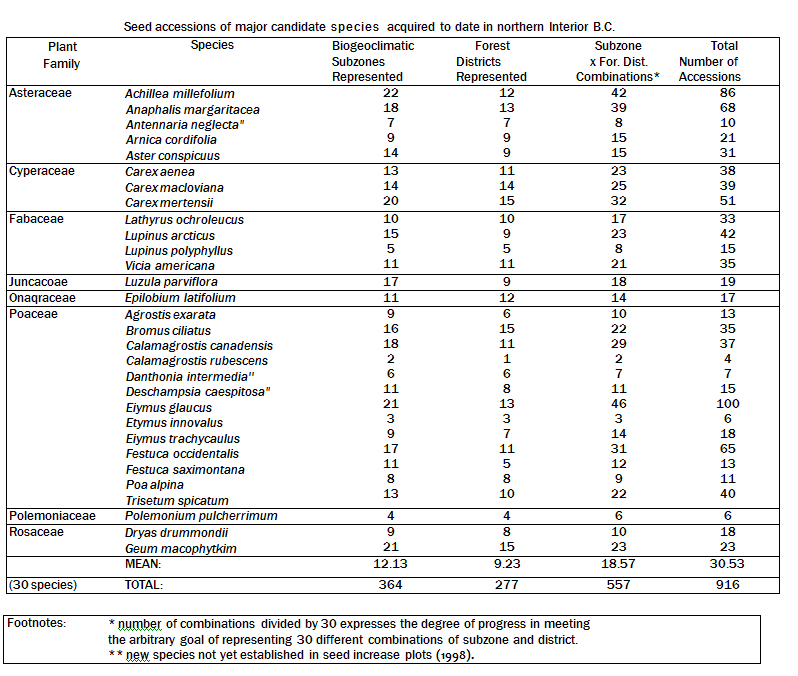
#> input picture input.jpg, 798 x 676 px
$ python test.py   (older library calls are emulated)
#> lines starting #> are read from the running program, lines starting #| are printed output that depends on the picture; after the words box and inside, x2 and y2 are one past the last pixel; in counts of white or black regions, pixels touching at a corner belong together
import cv2
import numpy as np
from PIL import Image
import os
import sys

def generateData(contours):

    data = {}

    for id, contour in enumerate(contours):

        x, y, w, h = cv2.boundingRect(contour)
        data[id] = {"x":x, "y":y, "w":w, "h":h, "avgW":w, "avgH":h, "count":1}

    return data

def findSiblings(data, key):

    x = data[key]["x"]
    y = data[key]["y"]
    w = data[key]["w"]
    h = data[key]["h"]
    aw = data[key]["avgW"]
    ah = data[key]["avgH"]

    potentialSiblings = {}

    for skey in data:

        if skey == key:
            continue

        sx = data[skey]["x"]
        sy = data[skey]["y"]
        sw = data[skey]["w"]
        sh = data[skey]["h"]

        if  (sx > x + w and sx < x + w + aw and sy > y - (ah * 0.25) and sy < y + (ah * 0.25)) or\
            (sx + sw > x + w and sx + sw < x + w + aw and sy > y - (ah * 0.25) and sy < y + (ah * 0.25)):
            #or (sx > x and sx < x + w and sx < x + w + aw and sy > y - (ah * 0.5) and sy < y + (ah * 0.5)):

            potentialSiblings[skey] = data[skey]

    return potentialSiblings

def mergeSiblings(data, key, siblings):

    if siblings != {}:

        sx = data[key]["x"]
        sy = data[key]["y"]
        sw = data[key]["w"]
        sh = data[key]["h"]

        minX = sx
        minY = sy
        maxX = sx + sw
        maxY = sy + sh

        sumW = data[key]["avgW"]
        sumH = data[key]["avgH"]
        count = data[key]["count"] + len(siblings)

        for pid in siblings:

            minX = min(minX, siblings[pid]["x"])
            maxX = max(maxX, siblings[pid]["x"] + siblings[pid]["w"])
            minY = min(minY, siblings[pid]["y"])
            maxY = max(maxY, siblings[pid]["y"] + siblings[pid]["h"])
            sumW = sumW + siblings[pid]["w"]
            sumH = sumH + siblings[pid]["h"]

            del data[pid]

        data[key]["x"] = minX
        data[key]["y"] = minY
        data[key]["w"] = maxX - minX
        data[key]["h"] = maxY - minY
        data[key]["avgW"] = sumW / count
        data[key]["avgH"] = sumH / count
        data[key]["count"] = count

        siblings = findSiblings(data, key)
        data = mergeSiblings(data, key, siblings)

    #else:
    #
    #    if data[key]["count"] == 1:
    #
    #        del data[key]

    return data

def main():

    image = cv2.imread("input.jpg")
#> image is the input picture: shape (676, 798, 3); mean B, G, R 237.4, 237.4, 237.4
    gray = cv2.cvtColor(image, cv2.COLOR_BGR2GRAY)
    threshold = cv2.adaptiveThreshold(gray, 255, cv2.ADAPTIVE_THRESH_GAUSSIAN_C, cv2.THRESH_BINARY, 11, 2)
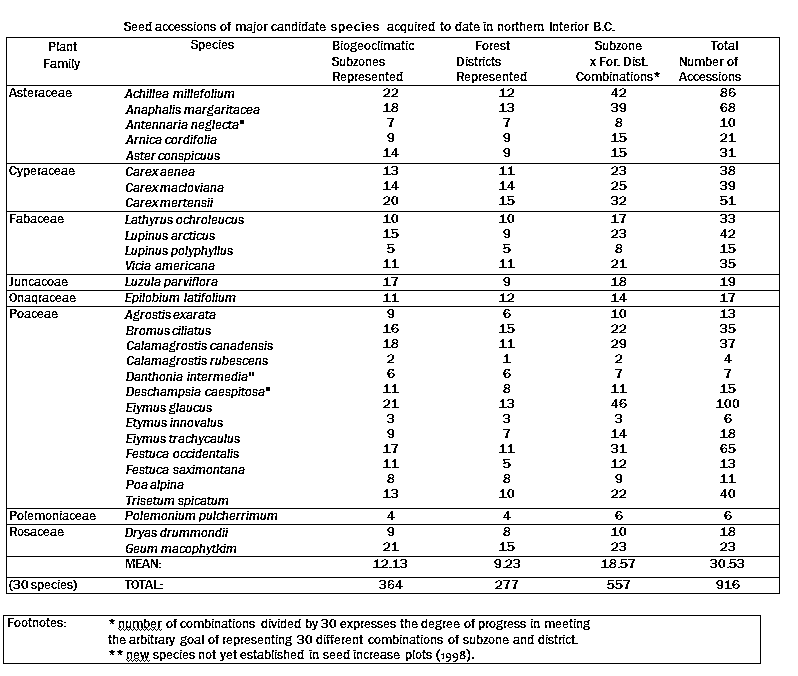
#> threshold: shape (676, 798); 92.3% white; black in thin lines or dots
    blur = cv2.medianBlur(threshold, 1)
    fakeImage, contours, hierarchy = cv2.findContours(blur, cv2.RETR_TREE, cv2.CHAIN_APPROX_SIMPLE)
#> contours = 2104 contours, 911 with area under 20; largest, box (x1, y1, x2, y2) and area: (0, 0, 798, 676) 537975, (5, 36, 781, 595) 432448, (7, 307, 779, 508) 154200, (7, 86, 779, 163) 58596, (7, 212, 779, 274) 47031

    cv2.imwrite("blur.jpg", blur)

    height, width = gray.shape
#> height = 676; width = 798
    blank = np.zeros((height, width, 3), np.uint8)
    output = blank.copy()
    test = blank.copy()

    for contour in contours:

        x, y, w, h = cv2.boundingRect(contour)
        test = cv2.rectangle(test, (x, y), (x + w, y + h), (0, 255, 0), 1)
#> this loop made 2104 passes
#> (contour, x, y, w, h) on passes 1, 3, 4: ([[0, 0], [0, 675], [797, 675], [797, 0]], 0, 0, 798, 676), ([[4, 616], [4, 662], [759, 662], [759, 616]], 4, 616, 756, 47), ([[147, 661], [148, 660], [149, 661], [148, 662]], 147, 660, 3, 3)
#> pass 1, in main, `test = cv2.rectangle(test, (x, y), (x + w, y + h), (0, 255, 0), 1)`:
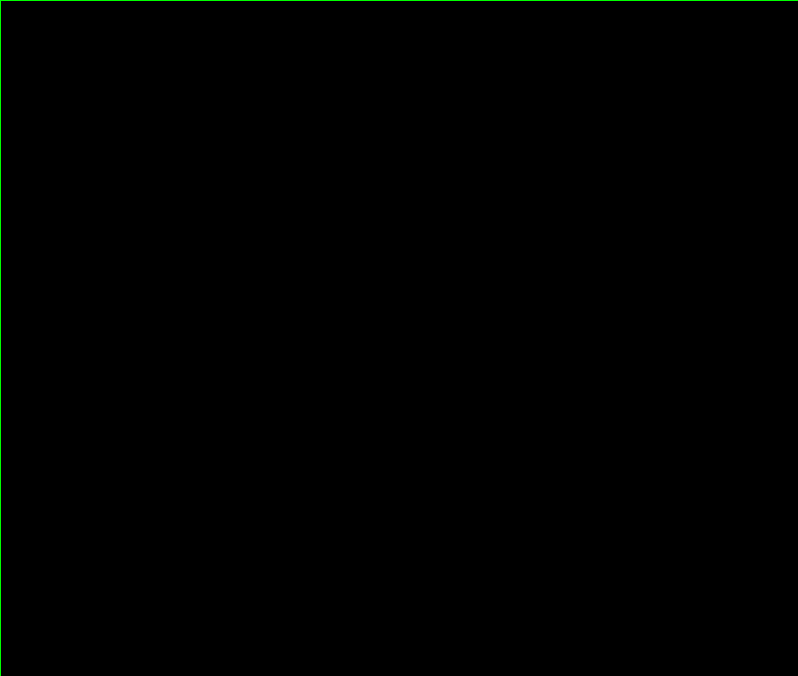
#> test: shape (676, 798, 3); mean of channels 0, 1, 2 0, 0.7, 0; drawn as B, G, R
#> pass 2, in main, `test = cv2.rectangle(test, (x, y), (x + w, y + h), (0, 255, 0), 1)`:
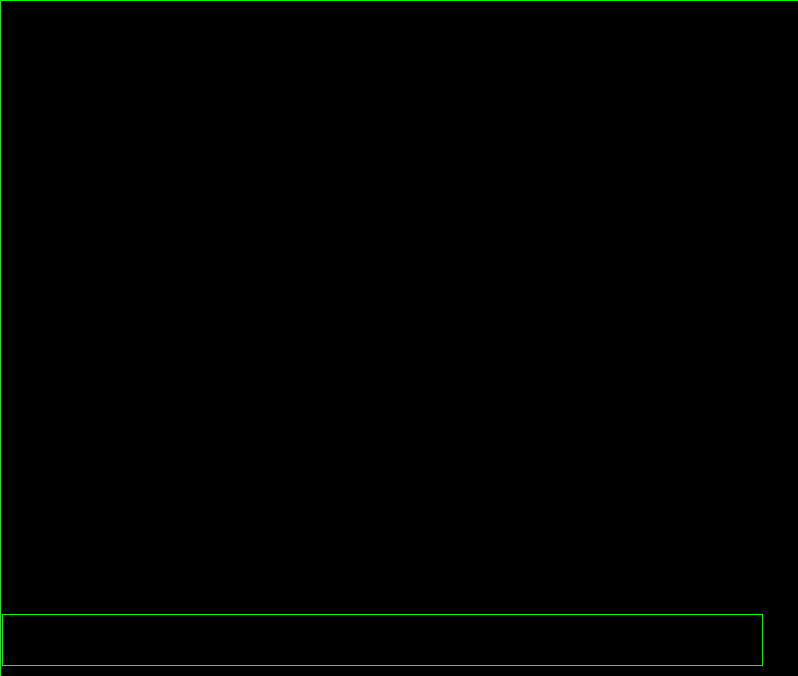
#> test: shape (676, 798, 3); 0.3% of pixels changed, all inside (x1, y1, x2, y2) = (2, 614, 763, 666); drawn as B, G, R
#> pass 3, in main, `test = cv2.rectangle(test, (x, y), (x + w, y + h), (0, 255, 0), 1)`:
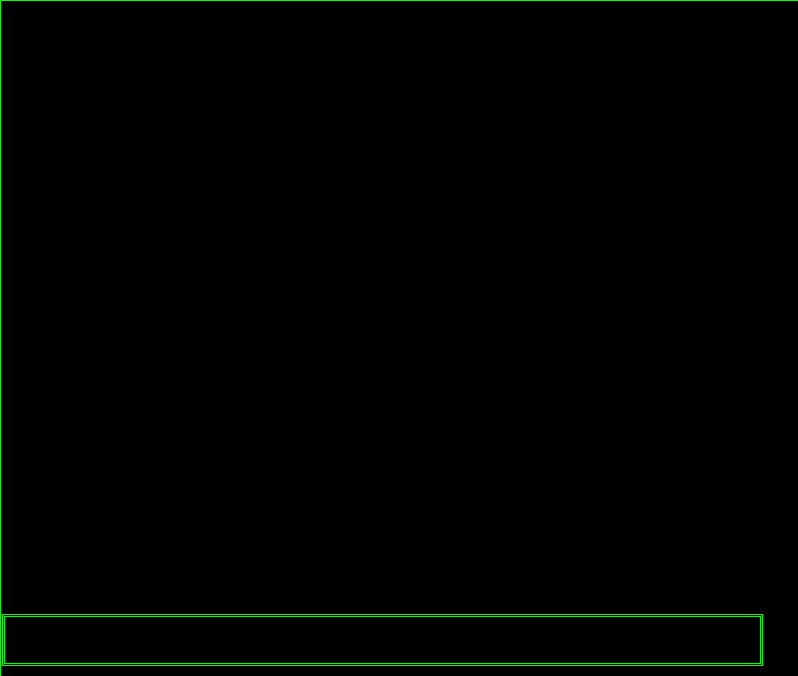
#> test: shape (676, 798, 3); 0.3% of pixels changed, all inside (x1, y1, x2, y2) = (4, 616, 761, 664); drawn as B, G, R
#> after the loop:
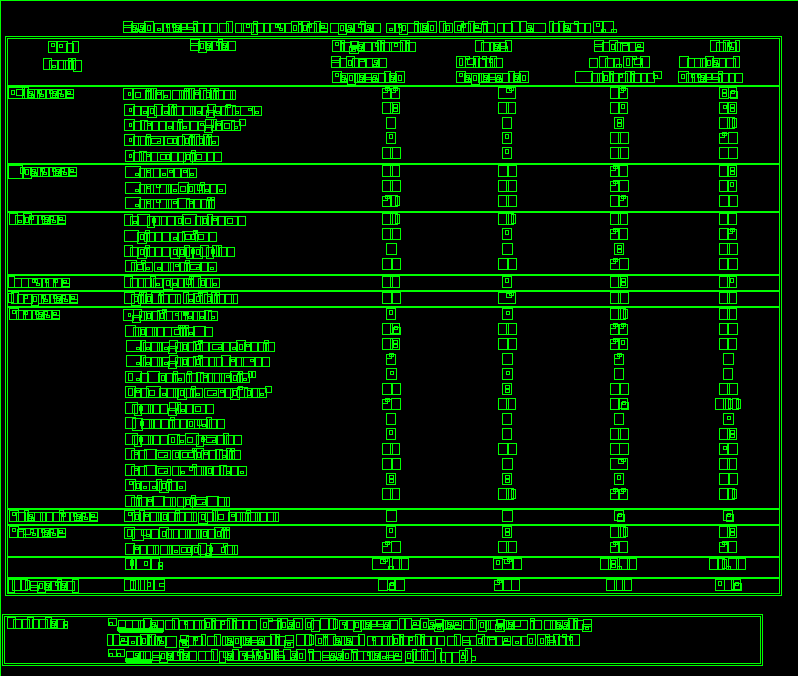
#> test: shape (676, 798, 3); 12.68% of pixels changed, all inside (x1, y1, x2, y2) = (5, 21, 782, 663); drawn as B, G, R

    cv2.imwrite("test.jpg", test)

    data = generateData(contours)
#> the loop in generateData, `for id, contour in enumerate(contours): ` made 2104 passes
#> after the loop in generateData, `for id, contour in enumerate(contours):`: data = 2104 items
#> data = 2104 items
    dataSize = len(data)
#> dataSize = 2104

    for key in range(0, dataSize - 1):

        if key not in data:
            continue

        siblings = findSiblings(data, key)
        data = mergeSiblings(data, key, siblings)
#> this loop made 2103 passes

    for cid in data:

        x = data[cid]["x"]
        y = data[cid]["y"]
        w = data[cid]["w"]
        h = data[cid]["h"]

        output = cv2.rectangle(output, (x, y), (x + w, y + h), (0, 255, 0), 1)
#> this loop made 797 passes
#> cid on passes 1 to 3: 2, 8, 20
#> pass 2, in main, `output = cv2.rectangle(output, (x, y), (x + w, y + h), (0, 255, 0), 1)`:
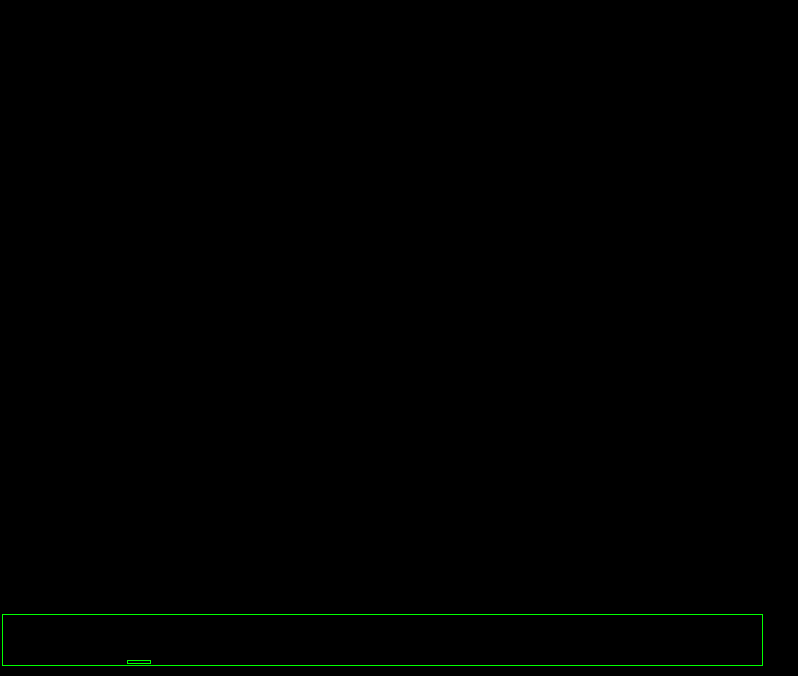
#> output: shape (676, 798, 3); mean of channels 0, 1, 2 0, 0.8, 0; drawn as B, G, R
#> after the loop:
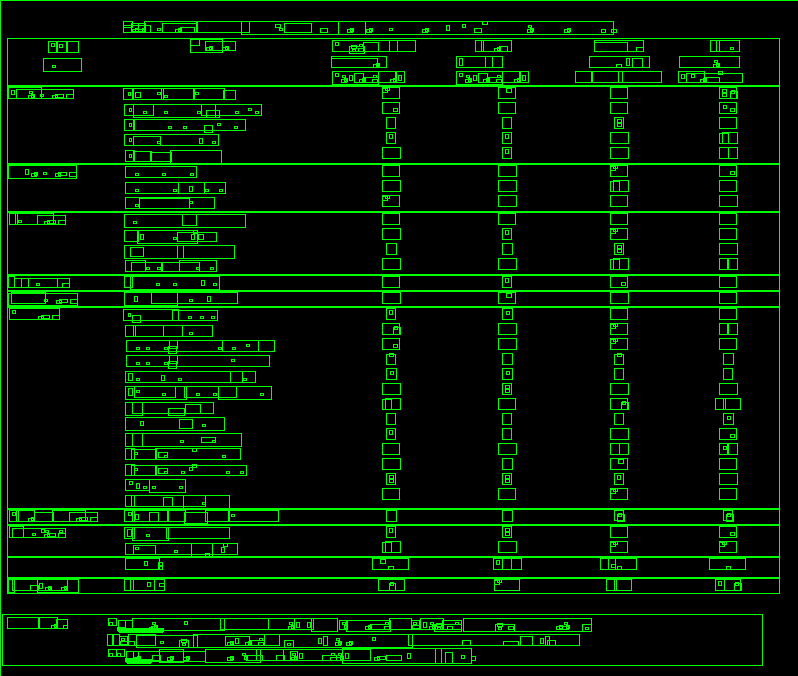
#> output: shape (676, 798, 3); mean of channels 0, 1, 2 0, 24.8, 0; drawn as B, G, R

    cv2.imwrite("output.jpg", output)

    print("done")

main()
